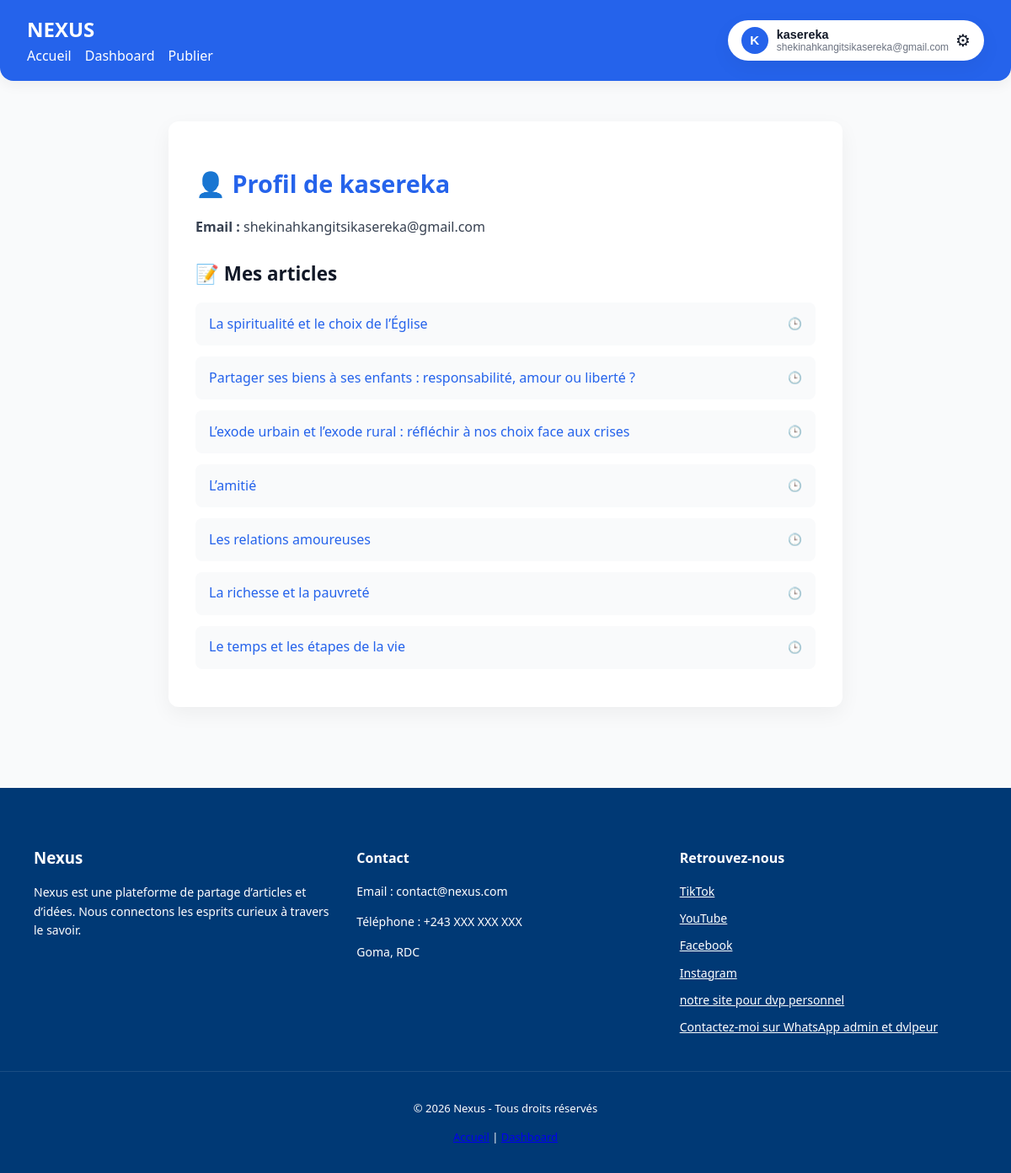
Screenshot of /profil/ (signed in) with the database file from the repository.
### utilisateur/models.py (models this page shows, shortened)
class Article(models.Model):
    titre = models.CharField(max_length=200)
    contenu = models.TextField()
    auteur = models.ForeignKey(User, on_delete=models.CASCADE)
    date_creation = models.DateTimeField(default=timezone.now)
    image = models.ImageField(upload_to='articles/', null=True, blank=True)
    tags = models.ManyToManyField(Tag, related_name="articles", blank=True)
    vues = models.PositiveIntegerField(default=0)
    likes = models.ManyToManyField(
        settings.AUTH_USER_MODEL,
        related_name="articles_likes",
        blank=True
    )

### utilisateur/views.py (the view)
# urls.py: path('profil/', views.profil, name='profil'),
@login_required
def profil(request):
    articles = Article.objects.filter(auteur=request.user).order_by('-date_creation')
    return render(request, 'utilisateur/profil.html', {'user': request.user, 'articles': articles})

### utilisateur/templates/utilisateur/profil.html
{% extends 'base.html' %}
{% load static %}
{% block extra_css %}
<link rel="stylesheet" href="{% static 'css/profile.css' %}">
{% endblock %}
{% block content %}
<div class="profile-container">
    <div class="profile-card">
        <h1 class="profile-title">👤 Profil de {{ user.username }}</h1>
        <p class="profile-email"><strong>Email :</strong> {{ user.email }}</p>
        <h2 class="articles-title">📝 Mes articles</h2>
        <ul class="articles-list">
            {% for article in articles %}
                <li class="article-item">
                    <a href="{% url 'utilisateur:article_detail' article.id %}" class="article-link">
                        {{ article.titre }}
                    </a>
                    <span class="article-date">🕒 {{ article.date }}</span>
                </li>
            {% empty %}
                <p class="no-articles">Vous n'avez pas encore publié d'article.</p>
            {% endfor %}
        </ul>
    </div>
</div>
{% endblock %}

### templates/base.html (shortened to what this page needs)
{% load static %}
<!DOCTYPE html>
<html lang="fr">
<head>
<link rel="stylesheet" href="{% static 'css/navbar.css' %}">
<link rel="stylesheet" href="{% static 'css/base.css' %}">
{% block extra_css %}{% endblock %}
</head>
<body>
<nav class="navbar">
    <div class="nav-left">
        <a href="{% url 'utilisateur:index' %}" class="logo">NEXUS</a>
        <div class="nav-links" id="navLinks">
            <a href="{% url 'utilisateur:index' %}" class="nav-link">Accueil</a>
            {% if user.is_authenticated %}
                <a href="{% url 'utilisateur:dashboard' %}" class="nav-link">Dashboard</a>
                <a href="{% url 'utilisateur:create_article' %}" class="nav-link">Publier</a>
            {% endif %}
        </div>
    </div>
    <div class="nav-user">
        {% if user.is_authenticated %}
        <div class="settings-wrapper">
            <button class="settings-btn" id="settingsToggle">
                <div class="user-info">
                    <div class="avatar">{{ user.username|first|upper }}</div>
                    <div class="user-text">
                        <span class="username">{{ user.username }}</span>
                        <span class="email">{{ user.email }}</span>
                    </div>
                </div>
                <span class="gear">⚙</span>
            </button>
        </div>
        {% else %}
            <a href="{% url 'utilisateur:login' %}" class="btn-login">Connexion</a>
            <a href="{% url 'utilisateur:register' %}" class="btn-register">Inscription</a>
        {% endif %}
    </div>
</nav>
<main class="container">
    {% block content %}{% endblock %}
</main>
<footer class="footer">
    <div class="footer-container">
        <div class="footer-section">
            <h3>Nexus</h3>
            <p>
                Nexus est une plateforme de partage d’articles et d’idées.
                Nous connectons les esprits curieux à travers le savoir.
            </p>
        </div>
        <div class="footer-section">
            <h4>Contact</h4>
            <p>Email : contact@nexus.com</p>
            <p>Téléphone : +243 XXX XXX XXX</p>
            <p>Goma, RDC</p>
        </div>
        <div class="footer-section">
            <h4>Retrouvez-nous</h4>
            <div class="social-links">
                <a href="https://www.tiktok.com/@nexusselfreg">TikTok</a>
                <a href="https://www.youtube.com/channel/UCsA-ThRn4E1Z9MH6rdgD9kg">YouTube</a>
                <a href="#">Facebook</a>
                <a href="#">Instagram</a>
                <a href="nexusselfreg.alindae.com">notre site pour dvp personnel</a>
                <a href="https://wa.me/243977287139" target="_blank">Contactez-moi sur WhatsApp admin et dvlpeur</a>
            </div>
        </div>
    </div>
    <div class="footer-bottom">
        <p>© 2026 Nexus - Tous droits réservés</p>
        <p>
            <a href="{% url 'utilisateur:index' %}">Accueil</a>
            {% if user.is_authenticated %}
                | <a href="{% url 'utilisateur:dashboard' %}">Dashboard</a>
            {% endif %}
        </p>
    </div>
</footer>
</body>
</html>

### static/css/navbar.css (style rules this page uses)
.navbar { display: flex; justify-content: space-between; align-items: center; padding: 14px 30px; background-color: #2563eb; box-shadow: 0 5px 15px rgba(0,0,0,0.05); border-radius: 0 0 16px 16px; position: relative; z-index: 100; transition: background 0.3s ease, box-shadow 0.3s ease; }
.nav-left .logo { font-weight: 700; font-size: 1.5rem; color: #ffffff; text-decoration: none; }
.nav-links { display: flex; gap: 20px; }
.nav-link { text-decoration: none; font-weight: 500; color: #ffffff; transition: color 0.3s ease; }
.settings-wrapper { position: relative; display: inline-block; }
.settings-btn { display: flex; align-items: center; gap: 12px; background: #ffffff; border: 1px solid #e5e7eb; padding: 8px 16px; border-radius: 40px; cursor: pointer; transition: all 0.35s cubic-bezier(0.4, 0, 0.2, 1); box-shadow: 0 8px 25px rgba(0,0,0,0.05); }
.avatar { width: 38px; height: 38px; background: linear-gradient(135deg, #2563eb, #3b82f6); color: #fff; border-radius: 50%; display: flex; align-items: center; justify-content: center; font-weight: 600; font-size: 0.95rem; }
.user-info { display: flex; align-items: center; gap: 12px; }
.user-text { display: flex; flex-direction: column; text-align: left; }
.username { font-weight: 600; font-size: 0.9rem; color: #111827; }
.email { font-size: 0.75rem; color: #6b7280; }
.gear { transition: transform 0.4s ease, color 0.4s ease; }
body, .navbar, .footer, .container, .settings-menu { transition: background 0.3s ease, color 0.3s ease, border 0.3s ease, box-shadow 0.3s ease; }

### static/css/base.css (style rules this page uses)
body { font-family: "Segoe UI", Roboto, sans-serif; margin: 0; background-color: #f9fafb; color: #111827; line-height: 1.6; transition: background 0.3s ease, color 0.3s ease; }
.container { max-width: 1200px; margin: 2rem auto; padding: 0 1rem; }
.navbar { display: flex; justify-content: space-between; align-items: center; background: #2563eb; color: #fff; padding: 1rem 2rem; position: sticky; top: 0; z-index: 1000; }
.logo { font-size: 1.4rem; font-weight: bold; text-decoration: none; color: #fff; }
.nav-links { display: flex; gap: 1rem; }
.nav-link { color: #fff; text-decoration: none; font-weight: 500; transition: color 0.3s ease; }
.settings-wrapper { position: relative; }
.settings-btn { background: #fff; border: none; border-radius: 40px; padding: 0.5rem 1rem; cursor: pointer; display: flex; align-items: center; gap: 0.5rem; color: #111827; transition: background 0.3s ease; }
.user-info { display: flex; align-items: center; gap: 10px; }
.avatar { background: #2563eb; color: #fff; border-radius: 50%; width: 32px; height: 32px; display: flex; align-items: center; justify-content: center; font-weight: bold; }
.gear { font-size: 20px; }
.footer { background: #003975; color: #ffffff; padding-top: 50px; margin-top: 80px; }
.footer-container { display: flex; justify-content: space-between; flex-wrap: wrap; padding: 0 40px; gap: 30px; }
.footer-section { flex: 1; min-width: 250px; }
.footer-section h3, .footer-section h4 { margin-bottom: 15px; color: #ffffff; }
.footer-section p { line-height: 1.6; font-size: 14px; color: #ffffff; }
.social-links { display: flex; flex-direction: column; gap: 10px; }
.social-links a { color: #ffffff; transition: 0.3s ease; font-size: 14px; }
.footer-bottom { text-align: center; padding: 20px; margin-top: 40px; border-top: 1px solid rgba(255,255,255,0.1); font-size: 13px; color: #ffffff; }

### static/css/profile.css (style rules this page uses)
.profile-container { max-width: 800px; margin: 2rem auto; padding: 1rem; }
.profile-card { background: #ffffff; border-radius: 12px; box-shadow: 0 8px 25px rgba(0,0,0,0.05); padding: 2rem; transition: background 0.3s ease, color 0.3s ease; }
.profile-title { font-size: 1.8rem; font-weight: 700; color: #2563eb; margin-bottom: 0.5rem; }
.profile-email { font-size: 1rem; color: #374151; margin-bottom: 1.5rem; }
.articles-title { font-size: 1.4rem; font-weight: 600; margin-bottom: 1rem; color: #111827; }
.articles-list { list-style: none; padding: 0; margin: 0; }
.article-item { display: flex; justify-content: space-between; align-items: center; background: #f9fafb; padding: 0.8rem 1rem; border-radius: 8px; margin-bottom: 0.8rem; transition: background 0.3s ease; }
.article-link { font-weight: 500; color: #2563eb; text-decoration: none; transition: color 0.3s ease; }
.article-date { font-size: 0.85rem; color: #6b7280; }

### rows the page displays
Article: titre "La spiritualité et le choix de l’Église"
Article: titre "Partager ses biens à ses enfants : responsabilité, amour ou liberté ?"
Article: titre "L’exode urbain et l’exode rural : réfléchir à nos choix face aux crises"
Article: titre "L’amitié"
Article: titre "Les relations amoureuses"
Article: titre "La richesse et la pauvreté"
Article: titre "Le temps et les étapes de la vie"

### other values shown
{{ user.username|first|upper }} "K"
{{ user.username }} "kasereka"
{{ user.email }} "shekinahkangitsikasereka@gmail.com"
